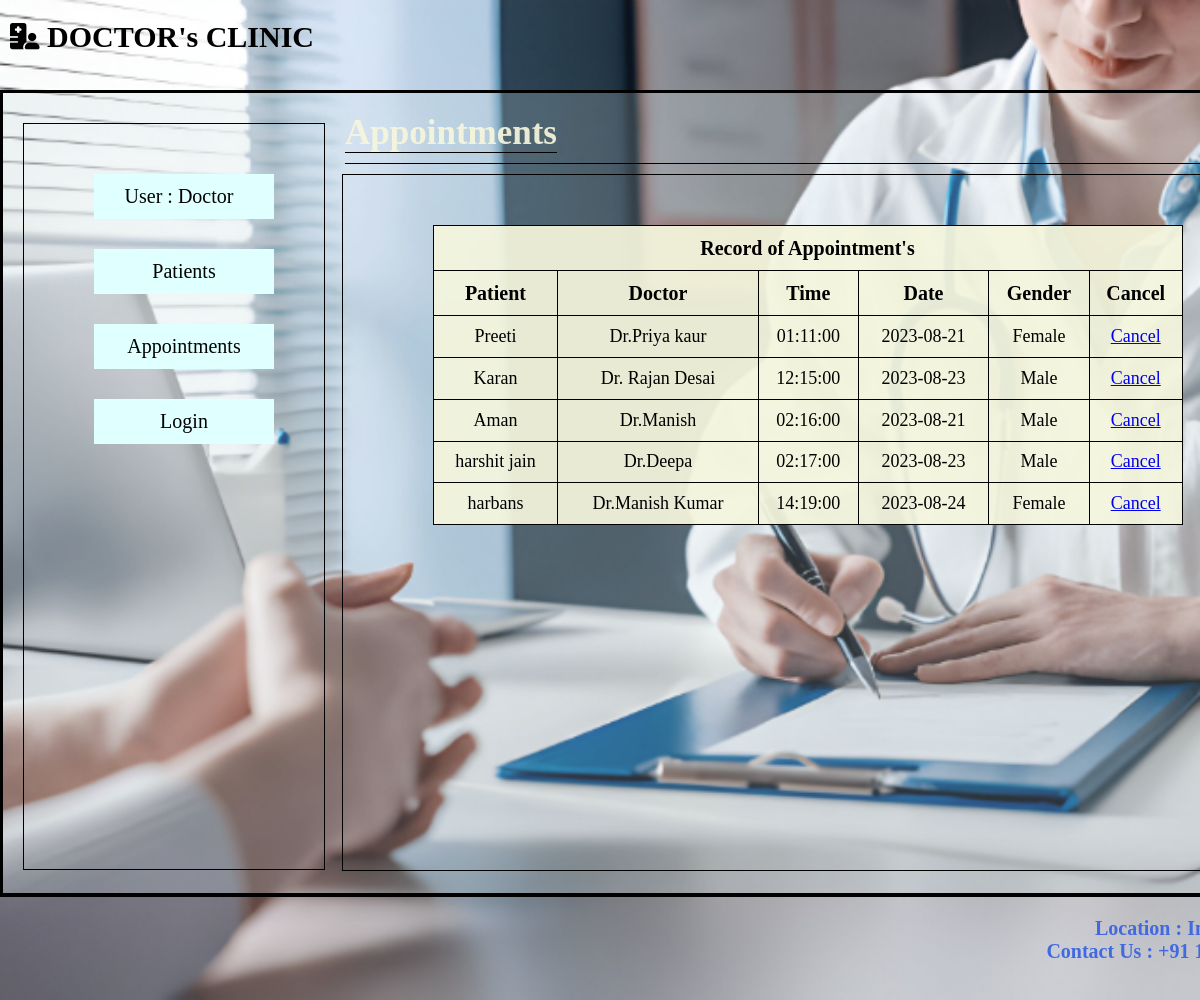
The app's page /doctor2.php with its own data.
### tables this page shows
CREATE TABLE `app` (
  `dname` varchar(255) NOT NULL,
  `fee` varchar(255) NOT NULL,
  `pname` varchar(255) NOT NULL,
  `time` time NOT NULL,
  `date` date NOT NULL,
  `id` int(11) NOT NULL,
  `pid` int(11) NOT NULL
);

CREATE TABLE `patient` (
  `pid` int(11) NOT NULL,
  `pname` varchar(255) NOT NULL,
  `age` varchar(11) NOT NULL,
  `height` varchar(255) NOT NULL,
  `weight` varchar(255) NOT NULL,
  `gender` varchar(255) NOT NULL,
  `email` varchar(255) NOT NULL
);

### doctor2.php (the view, shortened to what this page needs)
<?php	session_start();
	include('common/connect.php');
					?>
<html>
	<head>
		<link rel="stylesheet" href="css/style.css"/>
	</head>
	<body>
	<?php include('common/header2.php')?>
				<div class="right">
					<div class="head">
						<span><b id="about"> Appointments</b></span>
					</div>
					<div class="enter">
						<form class="form">
							<table id="table1">
							<tr>
								<th colspan="7">Record of Appointment's </th>
							</tr>
							<tr>
								<th>Patient</th>
								<th>Doctor</th>
								<th>Time</th>
								<th>Date</th>
								<th>Gender</th>
								<th>Cancel</th>
							</tr>
							<?php
								$query="select a.*,p.gender from app a ,patient p where  a.pname=p.pname";
								$result=mysqli_query($connect,$query);
								while($row=mysqli_fetch_assoc($result))
								{
								?>
							<tr>
								<td><?php  echo $row['pname']?></td>
								<td><?php  echo $row['dname']?></td>
								<td><?php  echo $row['time']?></td>
								<td><?php  echo $row['date']?></td>
								<td><?php  echo $row['gender']?></td>
								<td><a href="doctor2.php?did=<?php  echo $row['id']?>">Cancel</a></td>
							</tr>
							<?php
								}
								?>
						</table>
						</form>
					</div>
				</div>
			</div>
		<?php include('common/footer.php')?>
	</body>
</html>

### css/style.css (style rules this page uses)
body,html { margin:0px; padding:0px; }
.right { height:780px; width:945px; float:left; margin:10px; }
.head { width:930px; height:50px; border-bottom:1px solid black; padding-top:10px; margin-left:10px; }
.enter { height:695px; width:930px; border:1px solid black; margin:auto; margin-top:10px; }
.form { margin:10px; }
.form td { font-size:18px; }
.form th { font-size:25px; }
#table1 { height:300px; width:750px; border-collapse:collapse; margin:auto; margin-top:50px; background-color:#f5f5dced ; }
#table1 th { border:1px solid black; text-align:center; font-size:20px; }
#table1 td { border:1px solid black; text-align:center; }
#about { font-family:garamond; font-size:35px; font-weight:bold; color:#f5f5dced; padding-top:10px; border-bottom:1px solid black; }

### records on screen
app: pname "Preeti", dname "Dr.Priya kaur", time "01:11:00", date "2023-08-21", pid.gender "Female"
app: pname "Karan", dname "Dr. Rajan Desai", time "12:15:00", date "2023-08-23", pid.gender "Male"
app: pname "Aman", dname "Dr.Manish", time "02:16:00", date "2023-08-21", pid.gender "Male"
app: pname "harshit jain", dname "Dr.Deepa", time "02:17:00", date "2023-08-23", pid.gender "Male"
app: pname "harbans", dname "Dr.Manish Kumar", time "14:19:00", date "2023-08-24", pid.gender "Female"
